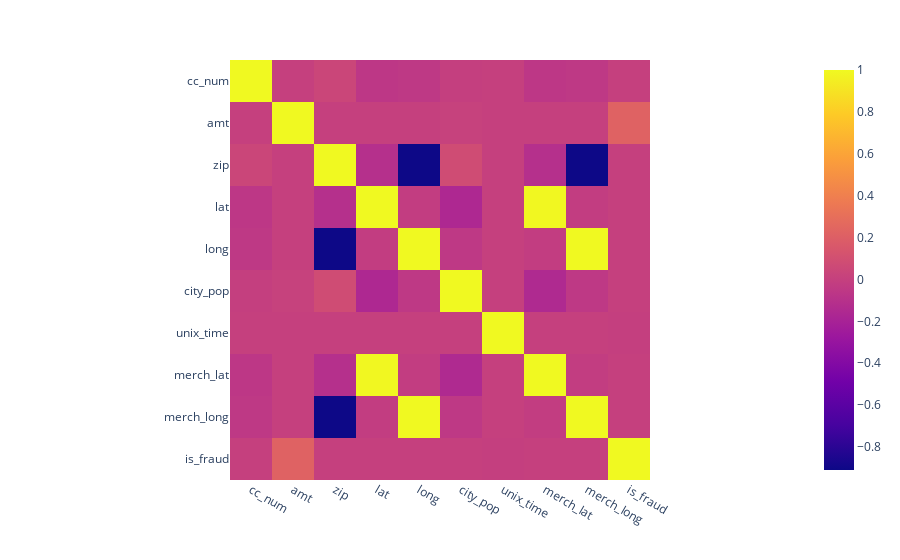

Notebook source saved alongside this figure:
### Code cell
# Correlation Matrix
# https://stackoverflow.com/questions/29432629/plot-correlation-matrix-using-pandas
corr = df_train.corr().round(2)
fig = px.imshow(corr)
fig.show()

### Figure 1 — Plotly figure (JSON) as saved in the notebook; plotly's stock layout.template omitted (floating-point values rounded to 4 significant figures)
{"data": [{"coloraxis": "coloraxis", "hovertemplate": "x: %{x}<br>y: %{y}<br>color: %{z}<extra></extra>", "name": "0", "type": "heatmap", "x": ["cc_num", "amt", "zip", "lat", "long", "city_pop", "unix_time", "merch_lat", "merch_long", "is_fraud"], "xaxis": "x", "y": ["cc_num", "amt", "zip", "lat", "long", "city_pop", "unix_time", "merch_lat", "merch_long", "is_fraud"], "yaxis": "y", "z": [[1, 0, 0.04, -0.06, -0.05, -0.01, 0, -0.06, -0.05, 0], [0, 1, 0, 0, 0, 0.01, 0, 0, 0, 0.22], [0.04, 0, 1, -0.11, -0.91, 0.08, 0, -0.11, -0.91, 0], [-0.06, 0, -0.11, 1, -0.02, -0.16, 0, 0.99, -0.02, 0], [-0.05, 0, -0.91, -0.02, 1, -0.05, 0, -0.02, 1, 0], [-0.01, 0.01, 0.08, -0.16, -0.05, 1, 0, -0.15, -0.05, 0], [0, 0, 0, 0, 0, 0, 1, 0, 0, -0.01], [-0.06, 0, -0.11, 0.99, -0.02, -0.15, 0, 1, -0.02, 0], [-0.05, 0, -0.91, -0.02, 1, -0.05, 0, -0.02, 1, 0], [0, 0.22, 0, 0, 0, 0, -0.01, 0, 0, 1]]}], "layout": {"coloraxis": {"colorscale": [[0, "#0d0887"], [0.1111, "#46039f"], [0.2222, "#7201a8"], [0.3333, "#9c179e"], [0.4444, "#bd3786"], [0.5556, "#d8576b"], [0.6667, "#ed7953"], [0.7778, "#fb9f3a"], [0.8889, "#fdca26"], [1, "#f0f921"]]}, "margin": {"t": 60}, "xaxis": {"anchor": "y", "constrain": "domain", "domain": [0, 1], "scaleanchor": "y"}, "yaxis": {"anchor": "x", "autorange": "reversed", "constrain": "domain", "domain": [0, 1]}}}
